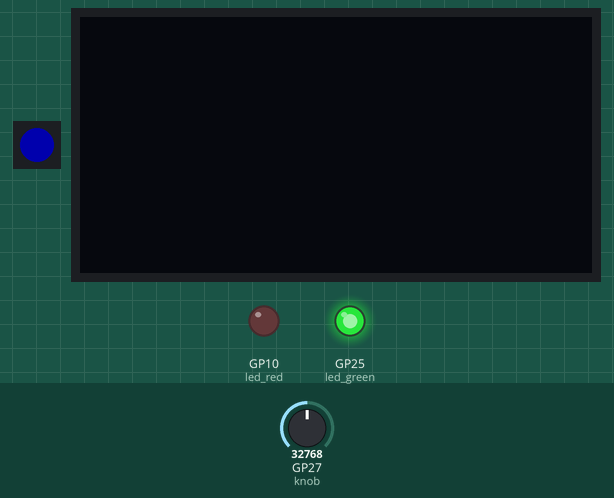
Recording of a program running on a simulated Raspberry Pi Pico running MicroPython. On the bench: 1 RGB LEDs in strip order, left to right, 128×64 one-colour display, output pins drawn as LEDs (lit = HIGH). The inputs (shaded band) are chosen by the test bench; at power-on: GP27 (knob) = 32768 (analog values on the 0–65535 scale). Dim RGB values are drawn brighter than linear.

Above: at 1.3 s.
1.4 s: GP27 (knob) set to 688
At 5.2 s:
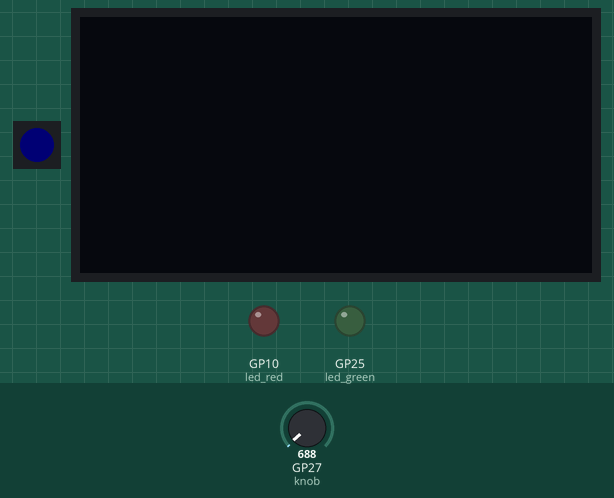
8.8 s: GP27 (knob) set to 592
At 12.5 s:
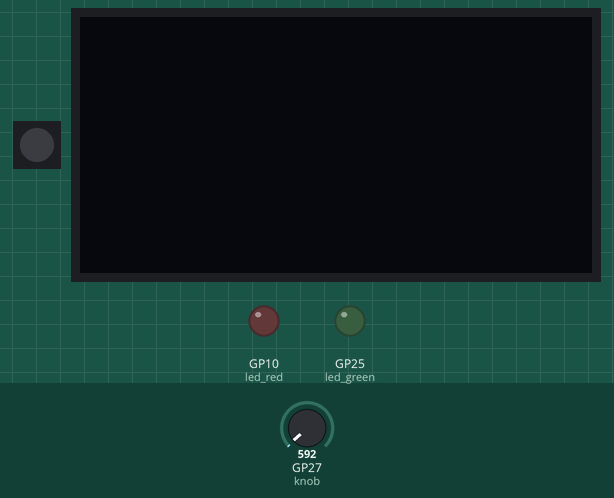
15.9 s: GP27 (knob) set to 7864
At 19.7 s:
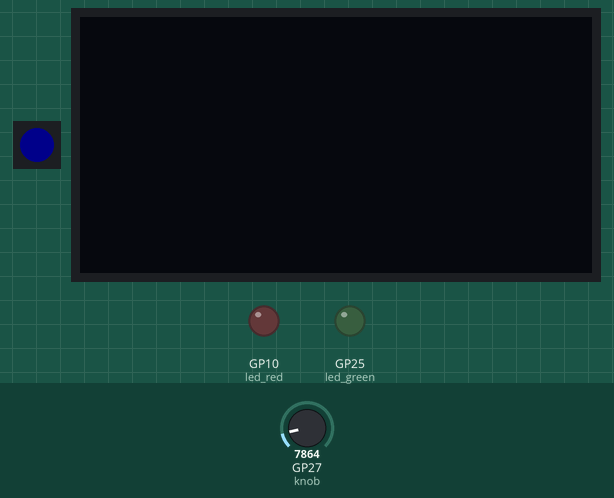
23.1 s: GP27 (knob) set to 0
At 29.6 s:
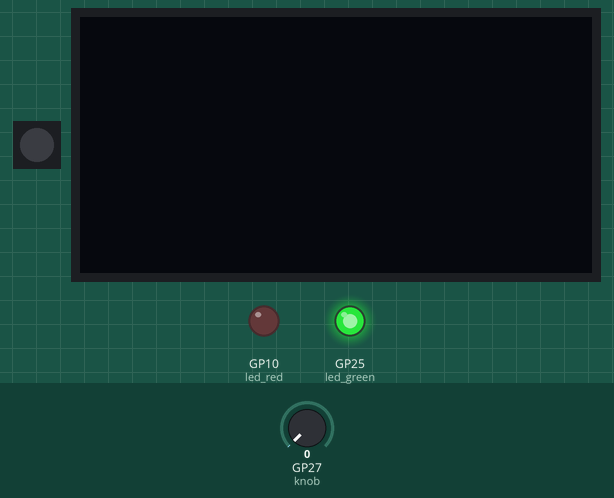
Timing chart, 0 to 31.1 s (numbered marks = the images above; inputs shaded):
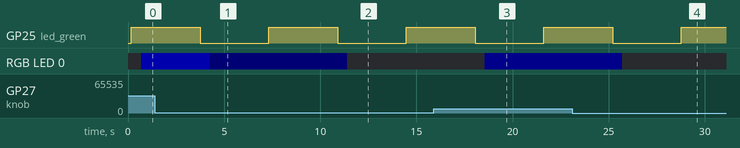

The program:

main.py
```python
from machine import Pin
from machine import ADC
from neopixel import NeoPixel
from oled import *
import time


def key_handler(pin):
    global toggle_ready
    toggle_ready = True


# GPIO configuration for KEY module
# KEY -> GPIO3
# IO interrupt is used
gpio_num_KEY = 3
key = Pin(gpio_num_KEY, Pin.IN, Pin.PULL_UP) # Set GPIO as Input, Pull-up mode

# Set interrupt mode for GPIO
# Falling Edge type
key.irq(trigger=Pin.IRQ_FALLING,handler=key_handler)

# GPIO configuration for LED module
# LED -> GPIO10
# LED is in "current sink" configuration, Which means logic=1 -> turn off, logic=0 -> turn on
gpio_num_LED = 10
led_red = Pin(gpio_num_LED, Pin.OUT) # Set GPIO as Output

# GPIO configuration for Pico's onboard LED
led_green = Pin('LED', Pin.OUT) # Set GPIO as Output

# ADC for VOL_ADJ module
gpio_knob = 27
knob = ADC(Pin(gpio_knob))

# RGB LED
rgb_led_num = 22
rgb_led_pin = Pin(rgb_led_num, Pin.OUT)
rgb_led     = NeoPixel(rgb_led_pin, 1)

# OLED Display
OLED = OLED_1inch5()
OLED.fill(0x0)
OLED.text("Start!", 1, 64, OLED.white)
OLED.show()


# Task1 : Blinking onboard LED (GREEN) in every 1 second
def task1():
    global led_green
    led_green.toggle()
    time.sleep(0.5)

# Task2 : Glowing LED (Red) whenever the KEY is pressed
def task2():
    global key
    global led_red
    global toggle_ready
    if toggle_ready:
        led_red.toggle()
        toggle_ready = False

# Task3 : Control the brighness of RGB_LED module (Set to Blue color) with VOL_ADJ module
def task3():
    global knob
    global brightness
    global rgb_led
    brightness = knob.read_u16()/65535*100
    red = 0
    green = 0
    blue = int(brightness)
    if blue > 100: blue = 100;
    rgb_led[0]=(red,green,blue)
    rgb_led.write()

# Task4 : Display brightness of RGB_LED on OLED display for every 3 second
def task4():
    global brightness
    global OLED
    OLED.fill(0x0)
    OLED.text("brightness=" + str(int(brightness)), 1, 64, OLED.white)
    OLED.show()
    time.sleep(3)


# Initialize global variable for tasks
brightness = 0
toggle_ready = False
while True:
    task1()
    task2()
    task3()
    task4()
```

oled.py
```python
from machine import Pin,I2C
import framebuf
import time


class OLED_1inch5(framebuf.FrameBuffer):
    def __init__(self,i2c_num=1,i2c_scl=7,i2c_sda=6,i2c_freq=1_000_000):

        self.width  = 128
        self.height = 128

        self.rotate = 180 #only 0 and 180

        self.olde_addr = 0x3d

        self.i2c = I2C(id=i2c_num, scl=Pin(i2c_scl), sda=Pin(i2c_sda), freq=i2c_freq)


        self.temp = bytearray(2)
        self.buffer = bytearray(self.height * self.width//2)

        super().__init__(self.buffer, self.width, self.height, framebuf.GS4_HMSB)
        self.init_display()

        self.white =   0xf
        self.black =   0x0000

    def write_cmd(self, cmd):
        self.temp[0] = 0x00
        self.temp[1] = cmd
        self.i2c.writeto(self.olde_addr, self.temp)

    def write_data(self, buf):
        self.i2c.writeto(self.olde_addr, b'\x40'+buf)

    def init_display(self):
        """Initialize dispaly"""

        self.write_cmd(0xae)     #--turn off oled panel

        self.write_cmd(0x15)     #  set column address
        self.write_cmd(0x00)     #  start column   0
        self.write_cmd(0x7f)     #  end column   127

        self.write_cmd(0x75)     #   set row address
        self.write_cmd(0x00)     #  start row   0
        self.write_cmd(0x7f)     #  end row   127

        self.write_cmd(0x81)     # set contrast control
        self.write_cmd(0x80)

        self.write_cmd(0xa0)     # gment remap
        self.write_cmd(0x51)     #51

        self.write_cmd(0xa1)     # start line
        self.write_cmd(0x00)

        self.write_cmd(0xa2)     # display offset
        self.write_cmd(0x00)

        self.write_cmd(0xa4)     # rmal display
        self.write_cmd(0xa8)     # set multiplex ratio
        self.write_cmd(0x7f)

        self.write_cmd(0xb1)     # set phase leghth
        self.write_cmd(0xf1)

        self.write_cmd(0xb3)     # set dclk
        self.write_cmd(0x00)     #80Hz:0xc1 90Hz:0xe1   100Hz:0x00   110Hz:0x30 120Hz:0x50   130Hz:0x70     01

        self.write_cmd(0xab)     #
        self.write_cmd(0x01)     #

        self.write_cmd(0xb6)     # set phase leghth
        self.write_cmd(0x0f)

        self.write_cmd(0xbe)
        self.write_cmd(0x0f)

        self.write_cmd(0xbc)
        self.write_cmd(0x08)

        self.write_cmd(0xd5)
        self.write_cmd(0x62)

        self.write_cmd(0xfd)
        self.write_cmd(0x12)

        time.sleep(0.1)
        self.write_cmd(0xAF);#--turn on oled panel
    def setwindows(self, Xstart, Ystart, Xend, Yend):
        if((Xstart > self.width) or (Ystart > self.height) or (Xend > self.width) or (Yend > self.height)):
            return
        self.write_cmd(0x15)
        self.write_cmd(Xstart//2)
        self.write_cmd(Xend//2 - 1)

        self.write_cmd(0x75)
        self.write_cmd(Ystart)
        self.write_cmd(Yend - 1)

    def show(self):
        self.setwindows(0, 0, 128, 128)
        self.write_data(self.buffer)
        # for i in range(0, self.height):
        #     for j in range(0, self.width//2):
        #             self.write_data(self.buffer[j+self.width//2*i])
        return
```

Measured:
- the behaviour switches between 656 and 640 on GP27 (knob) (found by bisection; images 1 and 2)
- after the input at 1.4 s, RGB LED 0: RGB(0, 0, 50) → RGB(0, 0, 1) after 2.9 s
- after the input at 8.8 s, RGB LED 0: RGB(0, 0, 1) → off after 2.6 s
- after the input at 15.9 s, RGB LED 0: off → RGB(0, 0, 11) after 2.7 s
- after the input at 23.1 s, RGB LED 0: RGB(0, 0, 11) → off after 2.6 s
